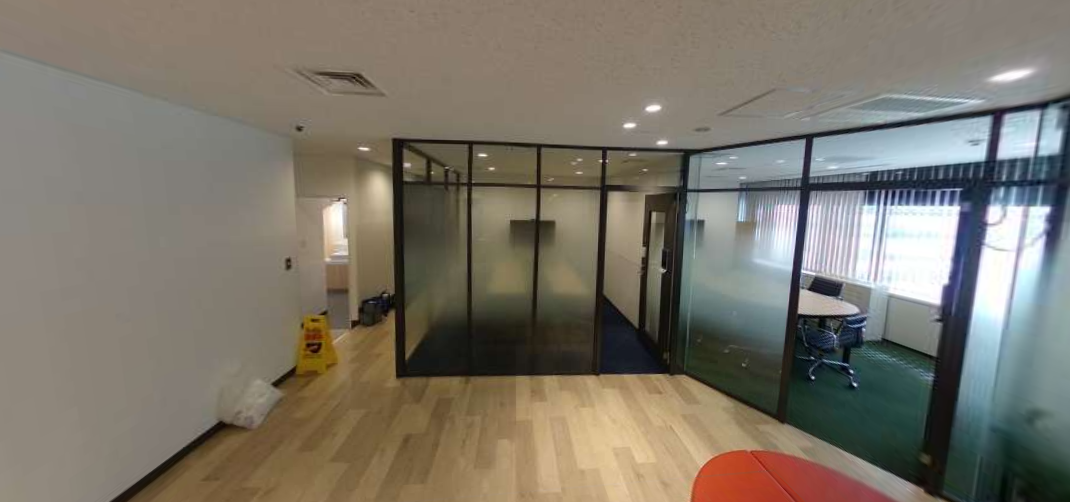
#> input picture saize/img/image3.png, 1070 x 502 px
$ python nitika.py
#> lines starting #> are read from the running program, lines starting #| are printed output that depends on the picture; after the words box and inside, x2 and y2 are one past the last pixel; in counts of white or black regions, pixels touching at a corner belong together
import cv2
import numpy as np
from matplotlib import pyplot as plt

def onTrackbar(position):
    global threshold
    threshold = position

# def nitika_image(img3):
#     # ウィンドウを作成
#     cv2.namedWindow("Simple Threshold")

#     # トラックバーの初期設定
#     global threshold  # グローバル変数を使用
#     threshold = 100
#     cv2.createTrackbar("track", "Simple Threshold", threshold, 255, onTrackbar)

#     while True:
#         # 通常の閾値による二値化
#         ret, img_th_simple = cv2.threshold(img3, threshold, 255, cv2.THRESH_BINARY)

#         # 適応的二値化（平均値）
#         # img_th_mean = cv2.adaptiveThreshold(img3, 255, cv2.ADAPTIVE_THRESH_MEAN_C, cv2.THRESH_BINARY, 11, 2)

#         # 適応的二値化（ガウシアン）
#         # img_th_gaussian = cv2.adaptiveThreshold(img3, 255, cv2.ADAPTIVE_THRESH_GAUSSIAN_C, cv2.THRESH_BINARY, 11, 2)

#         # ウィンドウに表示
#         cv2.imshow("Simple Threshold", img_th_simple)
#         # cv2.imshow("mean threadshold", img_th_mean)
#         # cv2.imshow("gaussina", img_th_gaussian)

#         # Escキーを押すとループ終了
#         if cv2.waitKey(10) == 27:
#             break

#     cv2.destroyAllWindows()

import cv2
import numpy as np

# トラックバーのコールバック関数
def on_trackbar(val):
    global threshold
    threshold = val

def nitika_image(img1, img2):
    # ウィンドウを作成
    cv2.namedWindow("Comparison")

    # トラックバーの初期設定
    global threshold
    threshold = 100
    cv2.createTrackbar("Track", "Comparison", threshold, 255, on_trackbar)

    while True:
        # 通常の閾値による二値化を画像1と画像2に適用
        img1_th_simple = cv2.threshold(img1, threshold, 255, cv2.THRESH_BINARY)[1]
        img2_th_simple = cv2.threshold(img2, threshold, 255, cv2.THRESH_BINARY)[1]

        # 画像をリサイズ
        img1_resized = cv2.resize(img1_th_simple, (320, 240))  # サイズを320x240に変更
        img2_resized = cv2.resize(img2_th_simple, (320, 240))  # 同様にリサイズ

        # 画像を横に並べる
        combined_image = np.hstack((img1_resized, img2_resized))

        # 画像を表示
        cv2.imshow("Comparison", combined_image)

        # Escキーを押すとループ終了
        if cv2.waitKey(10) == 27:
            break

    cv2.destroyAllWindows()
# 画像の読み込み
img1 = cv2.imread('img/image3.png', 0)
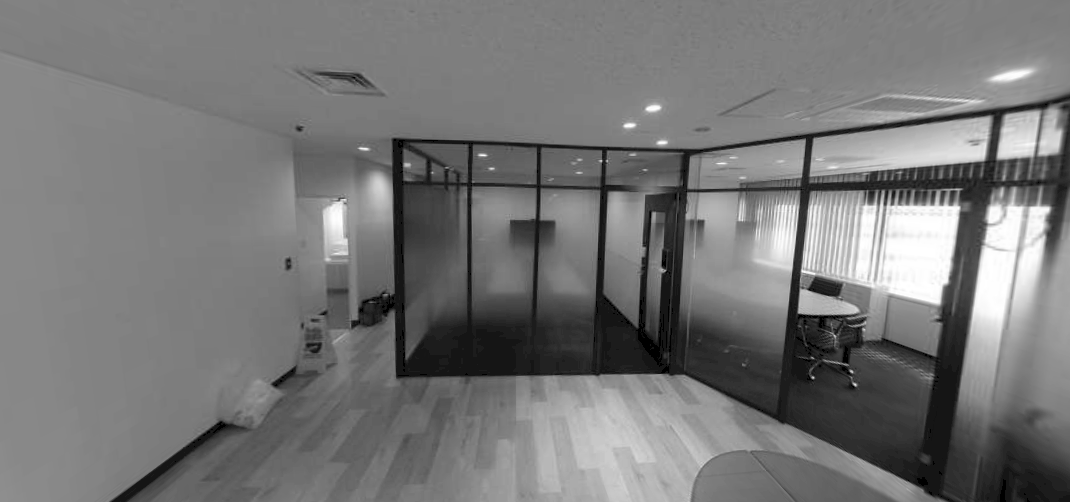
#> img1: shape (502, 1070); min 0, max 255, mean 118.4
img2 = cv2.imread('img/image4.png', 0)
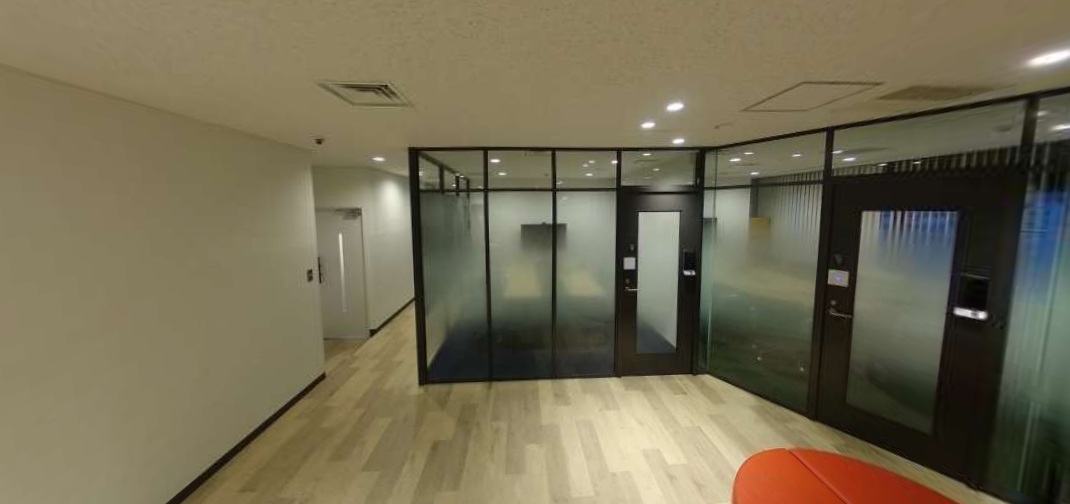
#> input picture saize/img/image4.png, 1070 x 504 px
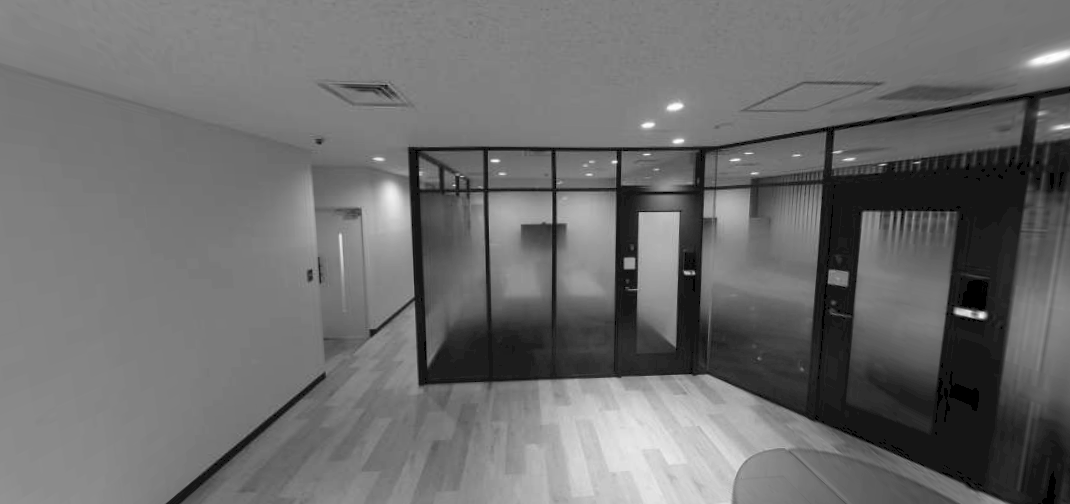
#> img2: shape (504, 1070); min 0, max 255, mean 109

# リサイズ
h_1, w_1 = img1.shape
#> h_1 = 502; w_1 = 1070
h_2, w_2 = img2.shape
#> h_2 = 504; w_2 = 1070

# 縦、横サイズ、それぞれ小さい方を見つける
h_min = min(h_1, h_2)
#> h_min = 502
w_min = min(w_1, w_2)
#> w_min = 1070
img1 = img1[0:h_min, 0:w_min]
img2 = img2[0:h_min, 0:w_min]
#> img2: shape (502, 1070)

nitika_image(img1, img2)
#> in nitika_image, `img1_th_simple = cv2.threshold(img1, threshold, 255, cv2.THRESH_BINARY..`:
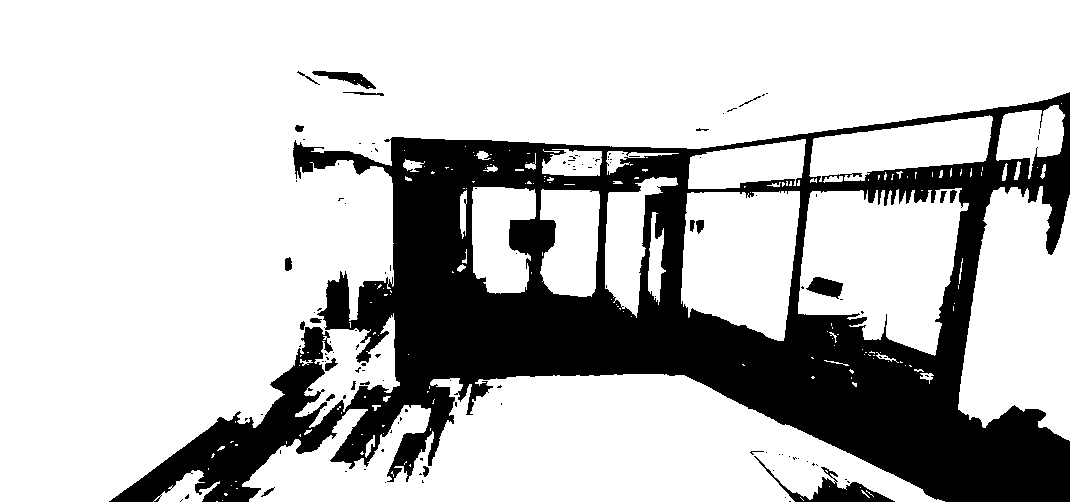
#> img1_th_simple: shape (502, 1070); 75.3% white; 127 black regions (105 under 20 px), largest, box (x1, y1, x2, y2) and area: (109, 92, 1070, 502) 128909, (754, 456, 895, 502) 1406, (806, 277, 843, 299) 494
#> in nitika_image, `img2_th_simple = cv2.threshold(img2, threshold, 255, cv2.THRESH_BINARY..`:
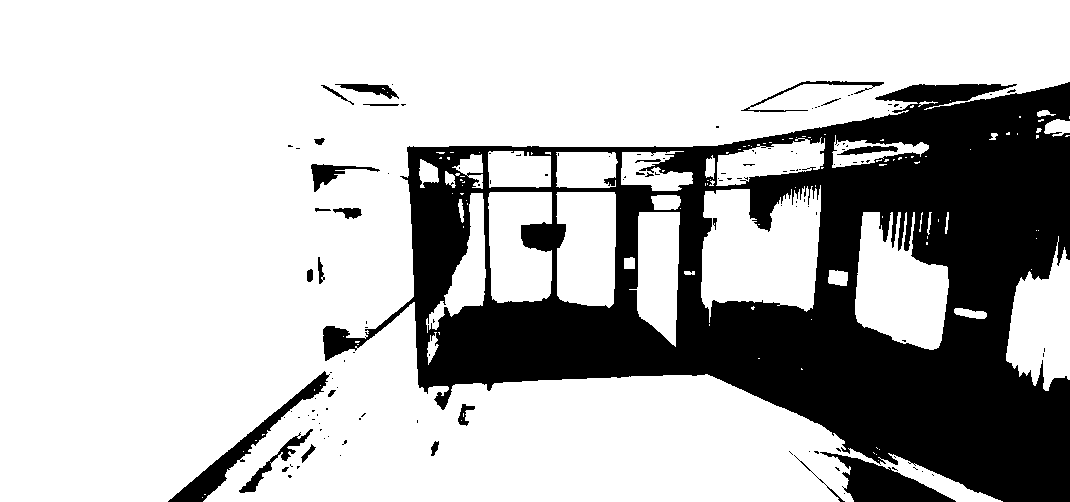
#> img2_th_simple: shape (502, 1070); 73.5% white; 130 black regions (106 under 20 px), largest, box (x1, y1, x2, y2) and area: (323, 82, 1070, 502) 132639, (820, 452, 956, 502) 2918, (168, 371, 330, 502) 2663
#> in nitika_image, `img2_resized = cv2.resize(img2_th_simple, (320, 240))`:
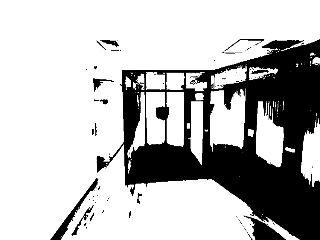
#> img2_resized: shape (240, 320); min 0, max 255, mean 187.3
#> in nitika_image, `combined_image = np.hstack((img1_resized, img2_resized))`:
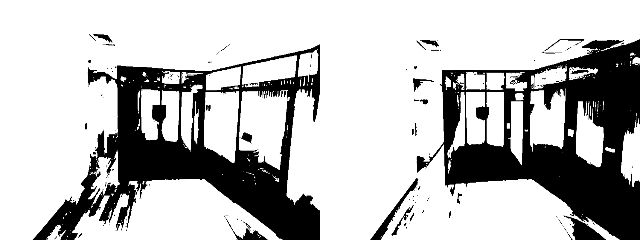
#> combined_image: shape (240, 640); min 0, max 255, mean 189.7
#> (key Esc is pressed here)


# img_3 = cv2.imread(r'img/image3.png', 0)  # グレースケールで読み込み
# nitika_image(img_3)
